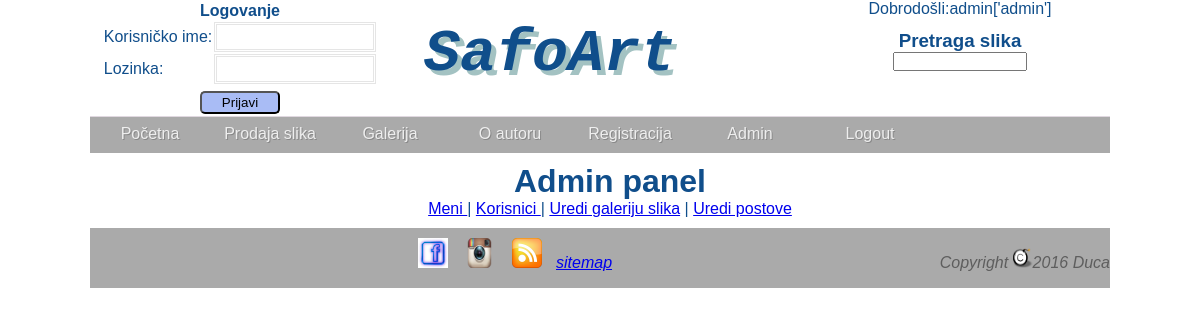
/net2ftp-1475092921/public_html/izmena_korisnika.php (signed in), run on the app's committed database.
### tables this page shows
CREATE TABLE IF NOT EXISTS `menu` (
  `idMenu` int(50) NOT NULL AUTO_INCREMENT,
  `ime` varchar(50) NOT NULL,
  `x` int(15) NOT NULL,
  `link` varchar(50) NOT NULL,
  `tezina` int(50) NOT NULL,
  `roditelj` int(50) NOT NULL,
  PRIMARY KEY (`idMenu`)
);

### net2ftp-1475092921/public_html/menu.php (the view, shortened to what this page needs)
 <?php
  include('konn.php');
$upit="SELECT * FROM menu WHERE roditelj=0 ORDER BY idMenu ASC";
$rezultat=mysqli_query($conn,$upit);
 echo '<ul id="menu" class="menu">';
 while($red=mysqli_fetch_array($rezultat)){
	 echo"<li><a href='".$red['link']."' >".$red['ime']."</a>";
     Podmeni($red['idMenu'],$conn);
	 echo"</li>";
 }
 if(isset($_SESSION['idUloge']))
			{
			?>
			<a href="logout.php">Logout</a>
			<?php }
 echo "</ul>";
  function Podmeni($roditelj,$conn)
		{
			$upit1="SELECT * FROM menu WHERE roditelj=$roditelj ORDER BY idMenu ASC";
			$rezultat=mysqli_query($conn,$upit1);
			$vratila_podmeni=mysqli_num_rows($rezultat);
			if($vratila_podmeni>0)
			{
				while($red=mysqli_fetch_array($rezultat))
				{
					Podmeni($red['idMenu'],$conn);
				}
			}
		}
	?>

### net2ftp-1475092921/public_html/style.css (style rules this page uses)
* { padding:0px; margin:0px; outline:0 }
body { font-family: Arial,Helvetica,sans-serif; background-repeat:no-repeat; background-attachment:fixed; color:#104E8B; / }
#menu { width:1020px;margin:auto;text-align:center; }
.menu a { float:left; color:#eee; text-decoration:none; width:120px; height:28px; padding-top:8px }
.menu { list-style:none; font:16px Arial,Verdana; text-align:center; width:600px; margin:0 auto }
.menu li { position:relative; float:left; width:120px; z-index:1000 }

### data on the page
menu: ime "Početna"
menu: ime "Prodaja slika"
menu: ime "Galerija"
menu: ime "O autoru"
menu: ime "Registracija"
menu: ime "Admin"

### other printed values
$_SESSION['username'] "admin"
$_SESSION['nazivUloge'] "admin"
